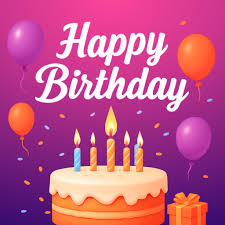
#> input picture images/BD.jfif, 225 x 225 px
$ python first_task.py
#> lines starting #> are read from the running program, lines starting #| are printed output that depends on the picture
from PIL import Image

path=("./images/BD.jfif")
myImg = Image.open(path)
#> myImg is the input picture: PIL image 225x225 RGB; mean R, G, B 194.2, 86.6, 139.4
# myImg.show()
#left top right bottom
boxCrop=(100,100,200,200)

croppedImage = myImg.crop(boxCrop)
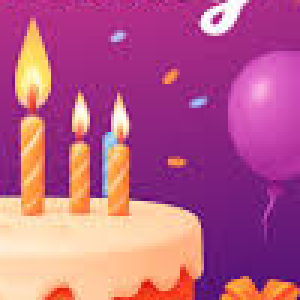
#> croppedImage: PIL image 100x100 RGB (shown 3 times larger); mean R, G, B 184.6, 92.2, 137.4
# croppedImage.show()
croppedImage.save("./images/croppedImage.jfif")

$ run again, with images/birthDay2.jfif copied over images/BD.jfif
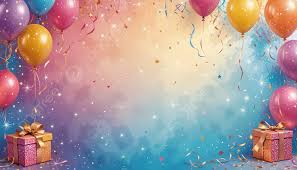
#> input picture images/birthDay2.jfif, 297 x 170 px
#> myImg is the input picture: PIL image 297x170 RGB; mean R, G, B 171.6, 154.4, 156.4
#> `croppedImage = myImg.crop(boxCrop)`:
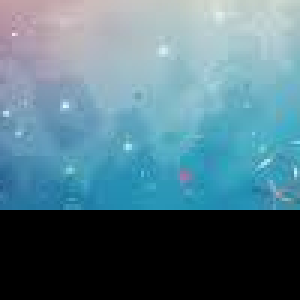
#> croppedImage: PIL image 100x100 RGB (shown 3 times larger); mean R, G, B 83.9, 118.9, 132.1

$ run again, with images/birtyhDay.webp saved as images/BD.jfif
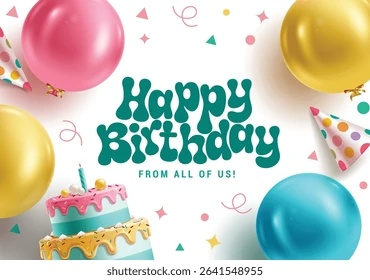
#> input picture images/birtyhDay.webp, 370 x 280 px
#> myImg is the input picture: PIL image 370x280 RGB; mean R, G, B 199.9, 202.8, 189.4
#> `croppedImage = myImg.crop(boxCrop)`:
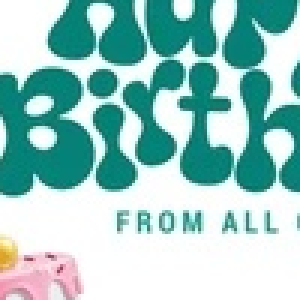
#> croppedImage: PIL image 100x100 RGB (shown 3 times larger); mean R, G, B 153.3, 200, 195.9
